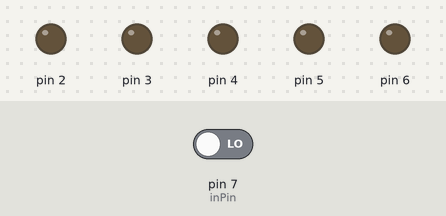
Simulated run of this sketch. Board: Arduino Uno, built with avr-gcc and run on an emulated ATmega328P. Shown: output pins drawn as LEDs (lit = HIGH). Inputs (shaded band) come from the test bench; at power-on: pin 7 (inPin) LOW.

Above: at 1.2 s.
1.3 s: pin 7 (inPin) driven HIGH
At 1.5 s:
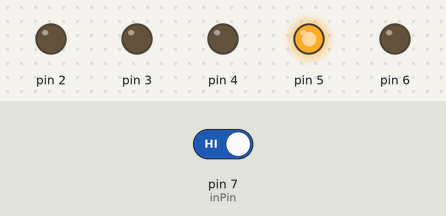
At 2.3 s:
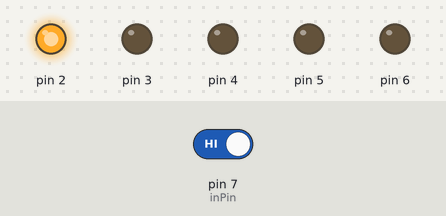
4.3 s: pin 7 (inPin) driven LOW
At 4.9 s:
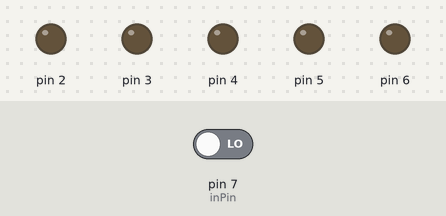
Timing chart, 0 to 7.3 s (numbered marks = the images above; inputs shaded):
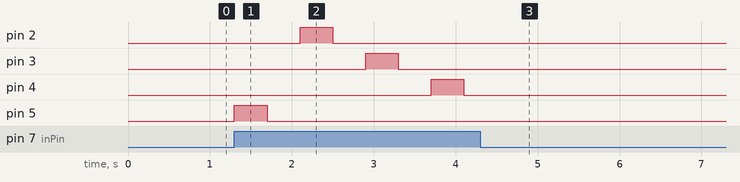

Measured:
- after the input at 1.3 s, pin 2: LOW → HIGH after 0.80 s, → LOW 0.40 s later; pin 3: LOW → HIGH after 1.6 s, → LOW 0.40 s later; pin 4: LOW → HIGH after 2.4 s, → LOW 0.40 s later; pin 5: LOW → HIGH at once, → LOW 0.40 s later
- after the input at 4.3 s, pin 2–5: stops changing and stays LOW

The sketch:

arduinoExBasico.ino
```cpp
int EstadoBotao1 = 0;
int inPin=7;
int val=1 ;


void setup() {


 pinSetupIn(inPin);
  for(int x=2;x<=6; x++){

  pinSetupOut(x);

    }

val=digitalRead(inPin);
}

void loop() {


  for(int x=2;x<=5; x++){

val=digitalRead(inPin);

    if (val==HIGH){

    piscaLed(x,400);
    }


}

}

void piscaLed(int pin, int tempo){

   digitalWrite(pin,HIGH);
    delay(tempo);
    digitalWrite(pin,LOW);
    delay(tempo);

  }


void pinSetupOut(int pin){

  pinMode(pin, OUTPUT);

  }

void pinSetupIn(int pin){

  pinMode(pin, INPUT);


  }
```
